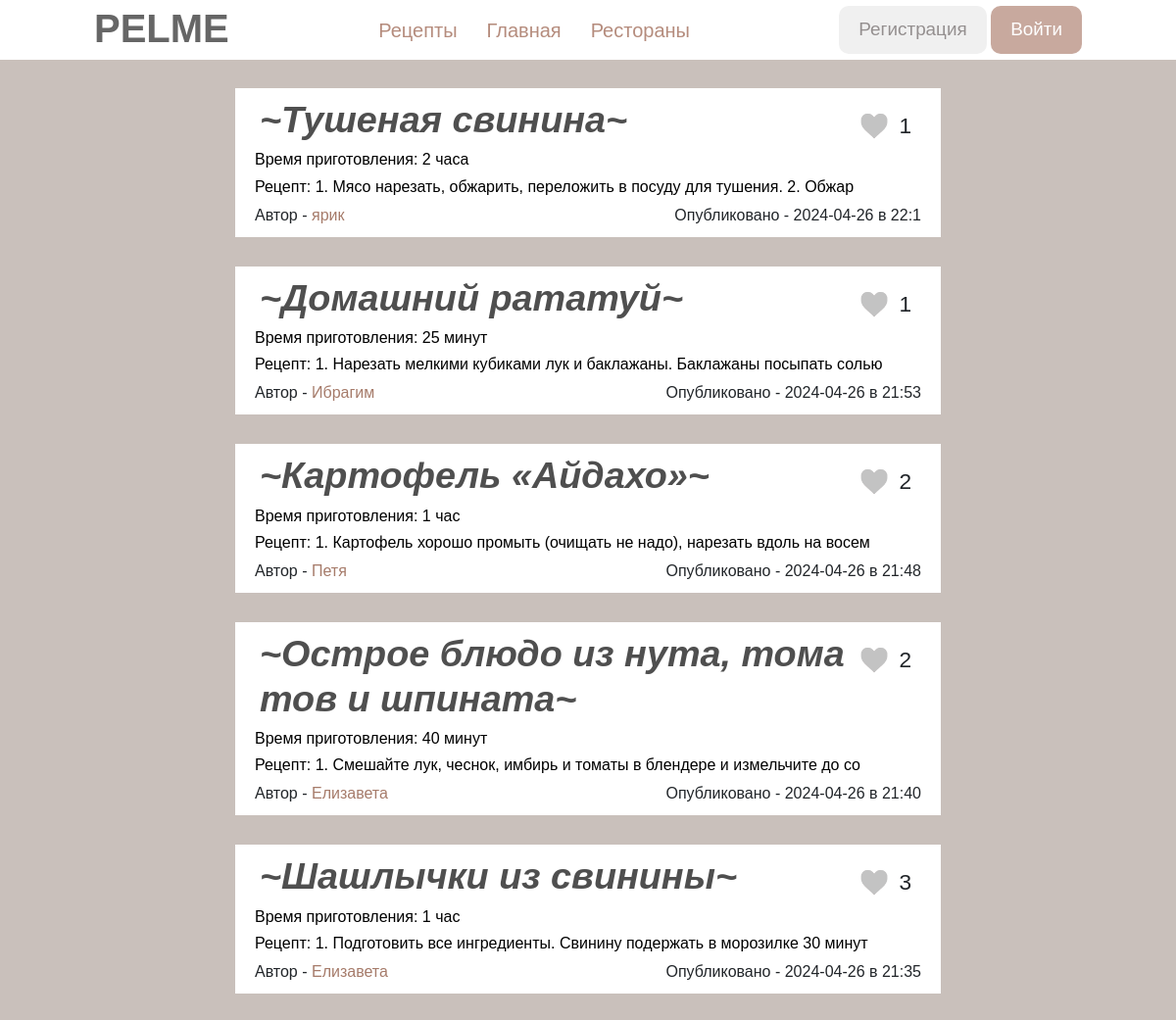
Page /recipes on the committed database.
### data/recipes.py (models this page shows)
class Recipes(SqlAlchemyBase):
    __tablename__ = 'recipes'
    id = sqlalchemy.Column(sqlalchemy.Integer, primary_key=True, autoincrement=True)
    name = sqlalchemy.Column(sqlalchemy.String, nullable=True)
    text = sqlalchemy.Column(sqlalchemy.String, nullable=True)
    ingredients = sqlalchemy.Column(sqlalchemy.String, nullable=True)
    time = sqlalchemy.Column(sqlalchemy.String, nullable=True)
    photo = sqlalchemy.Column(sqlalchemy.String, nullable=True)
    count_likes = sqlalchemy.Column(sqlalchemy.String, nullable=True)
    users_likes = sqlalchemy.Column(sqlalchemy.String, nullable=True)
    modified_date = sqlalchemy.Column(sqlalchemy.DateTime, default=datetime.datetime.now)
    is_private = sqlalchemy.Column(sqlalchemy.Boolean, default=True)
    user_id = sqlalchemy.Column(sqlalchemy.Integer, sqlalchemy.ForeignKey("users.id"))
    user = orm.relationship('User')

### data/users.py (models this page shows, shortened)
class User(SqlAlchemyBase, UserMixin):
    __tablename__ = 'users'
    id = sqlalchemy.Column(sqlalchemy.Integer, primary_key=True, autoincrement=True)
    name = sqlalchemy.Column(sqlalchemy.String, nullable=True)
    surname = sqlalchemy.Column(sqlalchemy.String, nullable=True)
    avatar = sqlalchemy.Column(sqlalchemy.String, nullable=True)
    email = sqlalchemy.Column(sqlalchemy.String, unique=True, nullable=True)
    level = sqlalchemy.Column(sqlalchemy.String, nullable=True)
    liked_recipes = sqlalchemy.Column(sqlalchemy.String, nullable=True)
    hashed_password = sqlalchemy.Column(sqlalchemy.String, nullable=True)
    modified_date = sqlalchemy.Column(sqlalchemy.DateTime, default=datetime.datetime.now)
    recipes = orm.relationship("Recipes", back_populates='user')

### main.py (the view)
@app.route('/recipes')
def all_recipes():
    db_sess = db_session.create_session()
    recipes = db_sess.query(Recipes).filter(Recipes.is_private != True).order_by(Recipes.modified_date.desc()).all()
    list_liked_recipes = []
    if current_user.is_authenticated:
        list_liked_recipes = [int(i) for i in current_user.liked_recipes.split(',') if i != '']
    return render_template('recipes.html', title='Рецепты', recipes=recipes, list_recipes=list_liked_recipes, db_sess=db_sess, user=User)

### data/db_session.py (called while the page is built)
def create_session() -> Session:
    global __factory
    return __factory()

### templates/recipes.html (shortened to what this page needs)
{% extends "base.html" %}
{% block content %}
<link rel="stylesheet" href="static/css/recipes.css">
    <div class="cols">
        {% if current_user.is_authenticated and add_recipes %}
            <div class="title-button">
                <h1 class="title-my-recipes">Ваши рецепты</h1>
                <button class="btn-add-rec" type="button" onclick="location.href='create_recipes'">Добавить свой
                    рецепт</button>
            </div>
        {% else %}
            <div class="empty"></div>
        {% endif %}
        {% if recipes %}
            {% for item in recipes %}
                <div class="one-recipe">
                    <form class="form-btn" id="likes" action="/change_likes" method="post">
                        <div class="in-line">
                            <h1 class="name">~{{ item.name }}~</h1>
                            <div class="likes-inline">
                                {% if item.id in list_recipes %}
                                <button class="photo-btn-like"><img src="/static/images/red_heart.png"></button>
                                {% else %}
                                <button class="photo-btn-like"><img src="/static/images/grey_heart.png"></button>
                                {% endif %}
                                <div class="likes">{{ item.count_likes }}</div>
                            </div>
                        </div>
                    </form>
                    <form class="form-btn" id="reading" action="read_recipe/{{ item.id }}" method="post">
                        <button class="btn-read" type="submit"  name="submit" class="col">
                            <div class="fields">
                                <h6 class="time">Время приготовления: {{ item.time }}</h6>
                                <h6 class="recipe">Рецепт: {{ item.text[:70] }}</h6>
                            </div>
                        </button>
                    </form>
                    <form class="form-author" id="show-profile" action="profile_user_recipe/{{ item.user_id }}" method="post">
                        <div class="author-date">
                            <div class="author">Автор - <button class="link" type="submit" >{{ item.user.name }}</button></div>
                            <div class="date">
                                Опубликовано - {{ item.modified_date.date() }} в {{ item.modified_date.hour }}:{{ item.modified_date.minute }}
                            </div>
                        </div>
                    </form>
                </div>
            {% endfor %}
        {% else %}
            <h5 class="not-recipes"> Пусто :( </h5>
        {% endif %}
    </div>
{% endblock %}

### static/css/base.css (style rules this page uses)
* { margin: 0; padding: 0; box-sizing: border-box; font-family: sans-serif; list-style: none; text-decoration: none; }
body { background-color: #696969; }

### static/css/recipes.css (style rules this page uses)
body { background-color: #c9c0bb; }
.cols { width: 60%; margin: 0 auto; }
.one-recipe { background-color: #ffffff; margin-bottom: 30px; }
.in-line { background-color: #ffffff; display: flex; justify-content: space-between; }
.name { background-color: #ffffff; color: #4f4f4f; margin-left: 25px; margin-top: 10px; font-weight: 550; font-size: 1cm; font-style: italic; max-width: 85%; word-break: break-all; }
.form-btn { background-color: #ffffff; }
.likes { background-color: #ffffff; }
.empty { height: 90px; }
.btn-read { background-color: #ffffff; width: 100%; outline: none; border: none; }
.fields { background-color: #ffffff; }
.time, .recipe, .date { background-color: #ffffff; text-align: left; margin-left: 20px; margin-right: 20px; word-break: break-all; }
.author { position: relative; background-color: #ffffff; margin-left: 20px; margin-right: 20px; margin-bottom: 10px; }
.author-date { background-color: #ffffff; display: flex; justify-content: space-between; }
.photo-btn-like { background-color: #ffffff; outline: none; border: none; width: 30px; height: 30px; }
.likes { position: relative; background-color: #ffffff; font-size: 0.6cm; top: -2px; left: -10px; }
.photo-btn-like img { background-color: #ffffff; margin-left: -40px; width: 100%; height: 100%; }
.likes-inline { background-color: #ffffff; display: flex; justify-content: space-between; margin-right: 20px; margin-top: 23px; }
.link { background-color: #ffffff; outline: 0; border: 0; color: #a67b6a; }

### rows in the picture
Recipes: name "Тушеная свинина", count_likes "1", time "2 часа", text "1. Мясо нарезать, обжарить, переложить в посуду для тушения. 2. Обжар", user.name "ярик", modified_date "2024-04-26", modified_date.hour "22", modified_date.minute "1"
Recipes: name "Домашний рататуй", count_likes "1", time "25 минут", text "1. Нарезать мелкими кубиками лук и баклажаны. Баклажаны посыпать солью", user.name "Ибрагим", modified_date "2024-04-26", modified_date.hour "21", modified_date.minute "53"
Recipes: name "Картофель «Айдахо»", count_likes "2", time "1 час", text "1. Картофель хорошо промыть (очищать не надо), нарезать вдоль на восем", user.name "Петя", modified_date "2024-04-26", modified_date.hour "21", modified_date.minute "48"
Recipes: name "Острое блюдо из нута, томатов и шпината", count_likes "2", time "40 минут", text "1. Смешайте лук, чеснок, имбирь и томаты в блендере и измельчите до со", user.name "Елизавета", modified_date "2024-04-26", modified_date.hour "21", modified_date.minute "40"
Recipes: name "Шашлычки из свинины", count_likes "3", time "1 час", text "1. Подготовить все ингредиенты. Свинину подержать в морозилке 30 минут", user.name "Елизавета", modified_date "2024-04-26", modified_date.hour "21", modified_date.minute "35"
